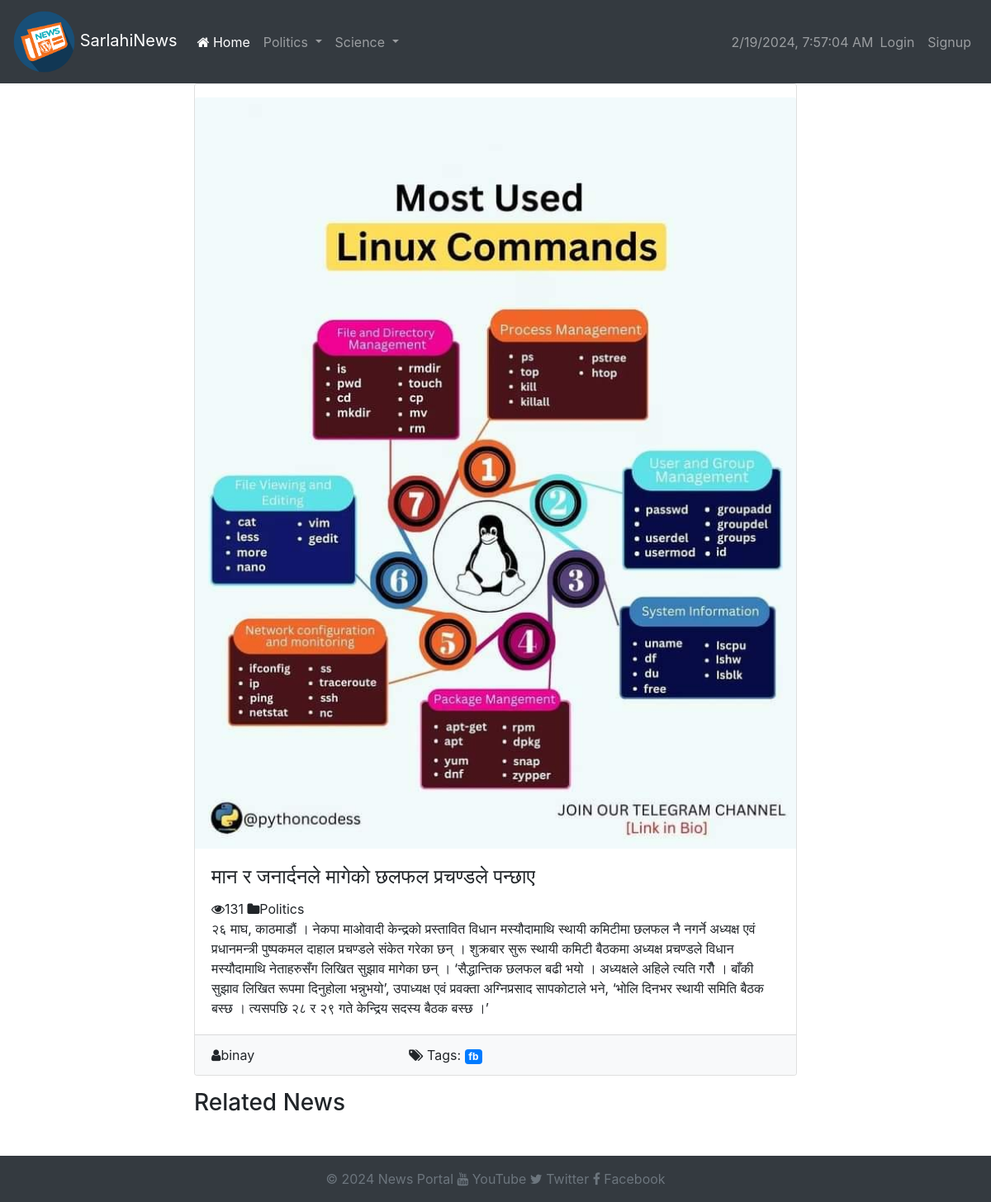
The page /articles/4/ on the database its author committed.
### articles/models.py (models this page shows, shortened)
class Category(models.Model):
    id = models.AutoField(primary_key=True)
    name = models.CharField(max_length=100)
    parent = models.ForeignKey('self', on_delete=models.CASCADE, null=True, blank=True)
    def __str__(self):
        return self.name
    class Meta:
        constraints = [
            UniqueConstraint(fields=['name', 'parent'], name='unique_name_within_parent')
        ]

class Article(models.Model):
    id = models.AutoField(primary_key=True)
    title = models.CharField(max_length=200)
    content = models.TextField()
    author = models.ForeignKey(User, on_delete=models.CASCADE, related_name='authored_articles')
    category = models.ForeignKey(Category, on_delete=models.CASCADE)
    tags = models.ManyToManyField(Tag)
    created_at = models.DateTimeField(auto_now_add=True)
    updated_at = models.DateTimeField(auto_now=True)
    views = models.IntegerField(default=0)
    likes = models.ManyToManyField(User, related_name='%(app_label)s_%(class)s_likes', blank=True)
    image = models.ImageField(upload_to='article_images/', blank=True)

class Tag(models.Model):
    id = models.AutoField(primary_key=True)
    name = models.CharField(max_length=100)

### articles/views.py (the view)
# urls.py: path('<int:id>/',article_detail, name='article_detail'),
def article_detail(request, id):
    articles = Article.objects.all()
    article = get_object_or_404(Article, pk=id)
    category= Category.objects.all()
    view, created = View.objects.get_or_create(article=article)
    view.count += 1
    view.save()
    return render(request, "articles/article_detail.html", {'article': article, 'view_count': view.count,"categories":category,"articles":articles})

### articles/templates/articles/article_detail.html (shortened to what this page needs)
{% extends "website/base.html" %}
{% block content %}
<div class="row">
    <div class="col-md-8 offset-md-2">
        <div class="card">
            {% if article.image %}
            <img src="{{ article.image.url }}" class="card-img-top mt-3" alt="Article Image">
            {% endif %}
            <div class="card-body">
                <h4 class="card-title"> {{ article.title }}</h4>
                <i class="fa fa-eye"></i>{{ view_count }}
                    <i class="fa fa-folder"></i>{{ article.category }}
                <p class="card-text">{{ article.content }}</p>
            </div>
            <div class="card-footer bg-light">
                <div class="row">
                    <div class="col-md-4">
                        <i class="fa fa-user"></i>{{ article.author }}
                    </div>
                    <div class="col-md-4">
                        <i class="fa fa-tags"></i> Tags:
                        {% for tag in article.tags.all %}
                            <span class="badge badge-primary">{{ tag.name }}</span>
                        {% endfor %}
                    </div>
                </div>
            </div>
        </div>
    </div>
</div>
<div class="row mt-3">
    <div class="col-md-8 offset-md-2">
        <div class="related-news">
            <h3>Related News</h3>
        </div>
    </div>
</div>
{% endblock %}

### website/templates/website/header.html (shortened to what this page needs)
{% load static %}
<nav class="navbar navbar-expand-lg navbar-dark bg-dark">
    <a class="navbar-brand" href="#">
        <img src="{% static 'website/logo.png' %}" alt="My image" width="75">
        SarlahiNews
    </a>
    <div class="collapse navbar-collapse" id="navbarNavDropdown">
        <ul class="navbar-nav mr-auto">
            <li class="nav-item">
                <a class="nav-link active" href="{% url 'home' %}"><i class="fa fa-home"></i> Home <span class="sr-only">(current)</span></a>
            </li>
            {% for category in categories %}
                {% if not category.parent %}
                    <li class="nav-item dropdown">
                        <a class="nav-link dropdown-toggle" href="#" id="navbarDropdown{{ category.id }}" role="button" data-toggle="dropdown" aria-haspopup="true" aria-expanded="false">
                            {{ category.name }}
                        </a>
                    </li>
                {% endif %}
            {% endfor %}
        </ul>
    <div class="collapse navbar-collapse" id="navbarNavDropdown">
        <ul class="navbar-nav ml-auto">
    <span id="datetime" class="navbar-text ml-auto"></span>
            {% if user.is_authenticated %}
                <li class="nav-item">
                    <span class="nav-link">Welcome, {{ user.username }}</span>
                </li>
                <li class="nav-item">
                    <a class="nav-link" href="{% url 'logout' %}">Logout</a>
                </li>
            {% else %}
                <li class="nav-item">
                    <a class="nav-link" href="{% url 'login' %}">Login</a>
                </li>
                <li class="nav-item">
                    <a class="nav-link" href="{% url 'signup' %}">Signup</a>
                </li>
            {% endif %}
        </ul>
    </div>
    </div>
</nav>

### rows shown on the page
Category: name "Politics"
Category: name "Science"
Article: image (picture), title "मान र जनार्दनले मागेको छलफल प्रचण्डले पन्छाए", category "Politics", content "२६ माघ, काठमाडौं । नेकपा माओवादी केन्द्रको प्रस्तावित विधान मस्यौदामाथि स्थायी कमिटीमा छलफल नै नगर्ने अध्यक्ष एवं प्रधानमन्त्री पुष्पकमल दाहाल प्रचण्डले संकेत गरेका छन् । शुक्रबार सुरू स्थायी कमिटी बैठकमा अध्यक्ष प्रचण्डले विधान मस्यौदामाथि नेताहरुसँग लिखित सुझाव मागेका छन् । ‘सैद्धान्तिक छलफल बढी भयो । अध्यक्षले अहिले त्यति गरौँ । बाँकी सुझाव लिखित रूपमा दिनुहोला भन्नुभयो’, उपाध्यक्ष एवं प्रवक्ता अग्निप्रसाद सापकोटाले भने, ‘भोलि दिनभर स्थायी समिति बैठक बस्छ । त्यसपछि २८ र २९ गते केन्द्रिय सदस्य बैठक बस्छ ।’", author "binay"
Tag: name "fb"

### other values the page prints
{{ view_count }} "131"
